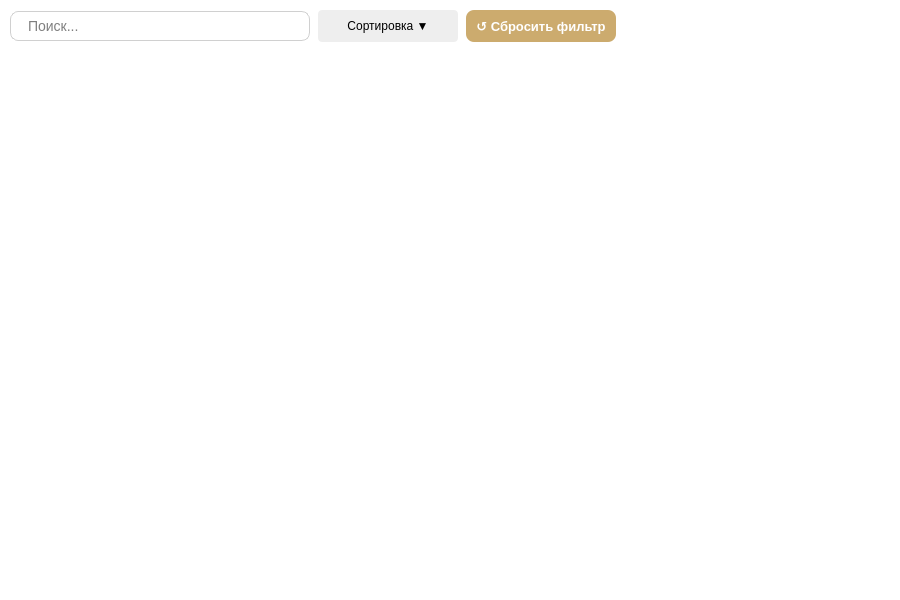
<?xml version="1.0" encoding="UTF-8"?>
<ui version="4.0">
 <class>DocumentTypesPage</class>
 <widget class="QWidget" name="DocumentTypesPage">
  <property name="geometry">
   <rect>
    <x>0</x>
    <y>0</y>
    <width>900</width>
    <height>600</height>
   </rect>
  </property>
  <property name="windowTitle">
   <string>Типы документов</string>
  </property>
  <property name="styleSheet">
   <string notr="true">background-color: transparent;</string>
  </property>
  <layout class="QVBoxLayout" name="mainLayout">
   <property name="spacing">
    <number>10</number>
   </property>
   <property name="leftMargin">
    <number>10</number>
   </property>
   <property name="topMargin">
    <number>10</number>
   </property>
   <property name="rightMargin">
    <number>10</number>
   </property>
   <property name="bottomMargin">
    <number>10</number>
   </property>
   <item>
    <layout class="QHBoxLayout" name="toolbarLayout">
     <property name="spacing">
      <number>8</number>
     </property>
     <item>
      <widget class="QLineEdit" name="searchEdit">
       <property name="minimumSize">
        <size>
         <width>300</width>
         <height>30</height>
        </size>
       </property>
       <property name="maximumSize">
        <size>
         <width>300</width>
         <height>30</height>
        </size>
       </property>
       <property name="styleSheet">
        <string notr="true">QLineEdit {
    border: 1px solid #D0D0D0;
    border-radius: 8px;
    padding: 5px 15px;
    font-size: 14px;
    background-color: white;
}
QLineEdit:focus {
    border: 2px solid #D22730;
}</string>
       </property>
       <property name="placeholderText">
        <string>Поиск...</string>
       </property>
      </widget>
     </item>
     <item>
      <widget class="QPushButton" name="btnSort">
       <property name="minimumSize">
        <size>
         <width>140</width>
         <height>32</height>
        </size>
       </property>
       <property name="styleSheet">
        <string notr="true">QPushButton {
    background-color: #eeeeee;
    border-radius: 4px;
    font-weight: normal;
    color: black;
}
QPushButton:hover {
    background-color: #dddddd;
}
</string>
       </property>
       <property name="text">
        <string>Сортировка ▼</string>
       </property>
      </widget>
     </item>
     <item>
      <widget class="QPushButton" name="btnResetFilters">
       <property name="minimumSize">
        <size>
         <width>150</width>
         <height>32</height>
        </size>
       </property>
       <property name="maximumSize">
        <size>
         <width>150</width>
         <height>32</height>
        </size>
       </property>
       <property name="toolTip">
        <string>Сбросить все фильтры и поиск</string>
       </property>
       <property name="styleSheet">
        <string notr="true">
QPushButton {
    background-color: #ccab6e;
    color: white;
    border-radius: 8px;
    font-weight: bold;
    font-size: 13px;
    border: none;
}
QPushButton:hover {
    background-color: #998664;
}
QPushButton:pressed {
    background-color: #7a6a50;
}
        </string>
       </property>
       <property name="text">
        <string>↺ Сбросить фильтр</string>
       </property>
      </widget>
     </item>
     <item>
      <spacer name="horizontalSpacer">
       <property name="orientation">
        <enum>Qt::Orientation::Horizontal</enum>
       </property>
       <property name="sizeHint" stdset="0">
        <size>
         <width>40</width>
         <height>20</height>
        </size>
       </property>
      </spacer>
     </item>
    </layout>
   </item>
   <item>
    <widget class="QScrollArea" name="scrollArea">
     <property name="styleSheet">
      <string notr="true">
QScrollArea {
    border: none;
    background-color: transparent;
}
QScrollBar:vertical {
    border: none;
    background-color: #f0f0f0;
    width: 12px;
    border-radius: 6px;
}
QScrollBar::handle:vertical {
    background-color: #cccccc;
    border-radius: 6px;
    min-height: 20px;
}
QScrollBar::handle:vertical:hover {
    background-color: #aaaaaa;
}
QScrollBar::add-line:vertical, QScrollBar::sub-line:vertical {
    border: none;
    background: none;
}
</string>
     </property>
     <property name="widgetResizable">
      <bool>true</bool>
     </property>
     <widget class="QWidget" name="scrollAreaWidgetContents">
      <property name="geometry">
       <rect>
        <x>0</x>
        <y>0</y>
        <width>880</width>
        <height>536</height>
       </rect>
      </property>
      <layout class="QVBoxLayout" name="typesLayout">
       <property name="spacing">
        <number>10</number>
       </property>
       <property name="leftMargin">
        <number>0</number>
       </property>
       <property name="topMargin">
        <number>0</number>
       </property>
       <property name="rightMargin">
        <number>10</number>
       </property>
       <property name="bottomMargin">
        <number>0</number>
       </property>
      </layout>
     </widget>
    </widget>
   </item>
  </layout>
 </widget>
 <resources/>
 <connections/>
</ui>
